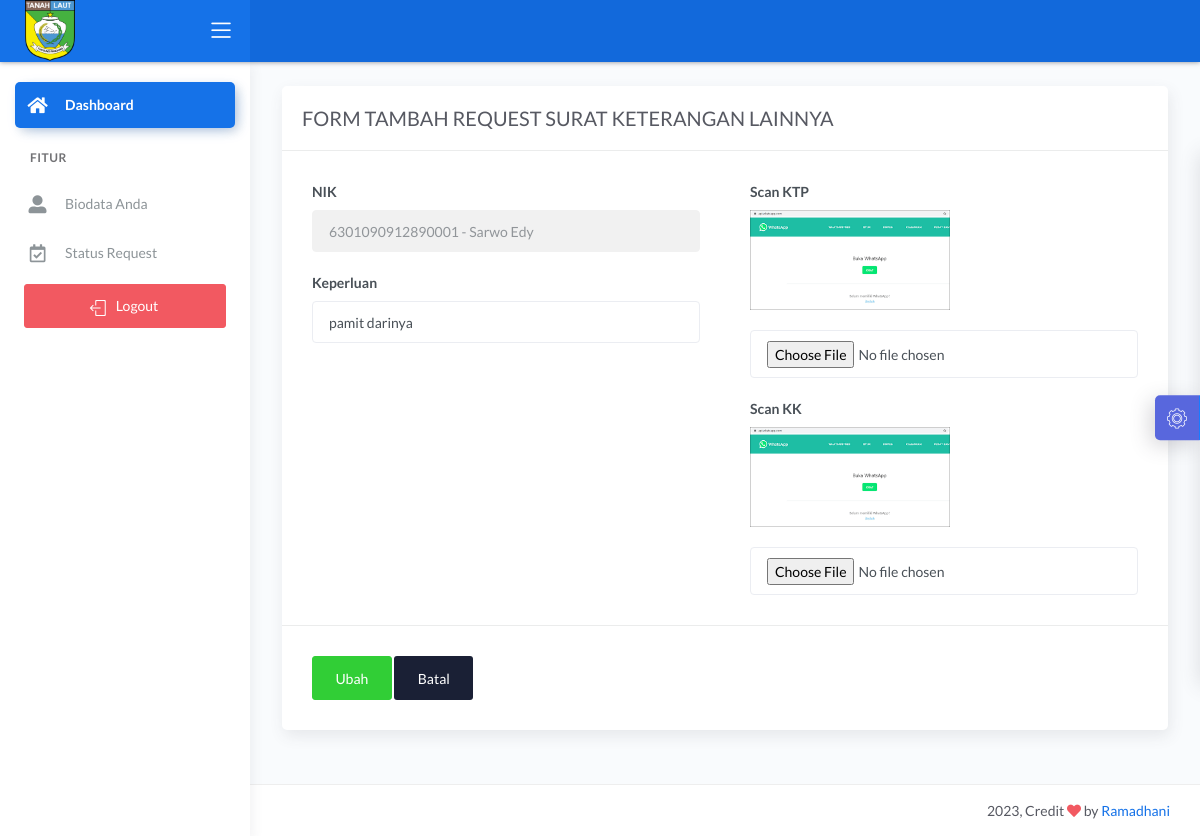
Screenshot of /demo1/main.php?halaman=ubah_skp&id_request_skp=11 (signed in) with the database file from the repository.
### tables this page shows
CREATE TABLE `data_request_skp` (
  `id_request_skp` int(11) NOT NULL,
  `nik` varchar(16) NOT NULL,
  `tanggal_request` timestamp NOT NULL DEFAULT current_timestamp(),
  `scan_ktp` text NOT NULL,
  `scan_kk` text NOT NULL,
  `keperluan` varchar(30) NOT NULL,
  `keterangan` varchar(50) NOT NULL DEFAULT 'Data sedang diperiksa oleh Staf',
  `request` varchar(20) NOT NULL DEFAULT 'LAINNYA',
  `status` int(11) NOT NULL DEFAULT 0,
  `acc` date NOT NULL
);

CREATE TABLE `data_user` (
  `nik` varchar(16) NOT NULL,
  `password` varchar(225) NOT NULL,
  `hak_akses` varchar(225) NOT NULL,
  `nama` varchar(30) NOT NULL,
  `tanggal_lahir` date NOT NULL,
  `tempat_lahir` varchar(30) NOT NULL,
  `jekel` varchar(20) NOT NULL,
  `agama` varchar(20) NOT NULL,
  `alamat` text NOT NULL,
  `telepon` varchar(13) NOT NULL,
  `status_warga` varchar(30) NOT NULL
);

### demo1/ubah_request_skp.php (the view, shortened to what this page needs)
<?php include '../konek.php';?>
<link href="css/sweetalert.css" rel="stylesheet" type="text/css">
<?php
if(isset($_GET['id_request_skp'])){
    $id=$_GET['id_request_skp'];
	$tampil_nik = "SELECT * FROM data_request_skp NATURAL JOIN data_user WHERE id_request_skp=$id";
	$query = mysqli_query($konek,$tampil_nik);
	$data = mysqli_fetch_array($query,MYSQLI_BOTH);
	$nik = $data['nik'];
    $nama = $data['nama'];
    $keperluan = $data['keperluan'];
    $ktp = $data['scan_ktp'];
    $kk = $data['scan_kk'];
}
?>
<div class="page-inner">
					<div class="row">
						<div class="col-md-12">
						<form method="POST" enctype="multipart/form-data">
							<div class="card">
								<div class="card-header">
									<div class="card-title">FORM TAMBAH REQUEST SURAT KETERANGAN LAINNYA</div>
								</div>
								<div class="card-body">
									<div class="row">
											<div class="col-md-6 col-lg-6">
                                                <div class="form-group">
													<label>NIK</label>
													<input type="text" name="nik" class="form-control" value="<?= $nik.' - '.$nama;?>" readonly>
												</div>
												<div class="form-group">
													<label>Keperluan</label>
													<input type="text" name="keperluan" class="form-control" value="<?= $keperluan;?>" placeholder="Keperluan Anda..">
												</div>
											</div>
											<div class="col-md-6 col-lg-6">
												<div class="form-group">
													<label>Scan KTP</label><br>
													<img src="../dataFoto/scan_ktp/<?=$ktp;?>" width="200" height="100" alt="">
												</div>
                                                <div class="form-group">
													<input type="file" name="ktp" class="form-control" size="37">
												</div>
												<div class="form-group">
													<label>Scan KK</label><br>
													<img src="../dataFoto/scan_kk/<?=$kk;?>" width="200" height="100" alt="">
												</div>
                                                <div class="form-group">
													<input type="file" name="kk" class="form-control" size="37">
												</div>
											</div>
									</div>
								</div>
								<div class="card-action">
									<button name="ubah" class="btn btn-success">Ubah</button>
									<a href="?halaman=tampil_status" class="btn btn-default">Batal</a>
								</div>
							</div>
						</div>
					</div>
</div>

### rows the page displays
data_request_skp: nik "6301090912890001 - Sarwo Edy", keperluan "pamit darinya", scan_ktp (picture), scan_kk (picture)
